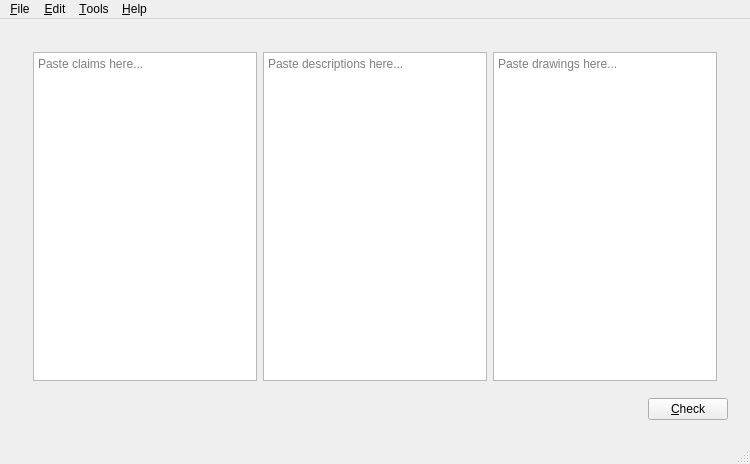
<?xml version="1.0" encoding="UTF-8"?>
<ui version="4.0">
 <class>MainWindow</class>
 <widget class="QMainWindow" name="MainWindow">
  <property name="geometry">
   <rect>
    <x>0</x>
    <y>0</y>
    <width>750</width>
    <height>464</height>
   </rect>
  </property>
  <property name="windowTitle">
   <string>PatentCheck</string>
  </property>
  <property name="windowIcon">
   <iconset resource="resources.qrc">
    <normaloff>:/pic/resources/appIcon.png</normaloff>:/pic/resources/appIcon.png</iconset>
  </property>
  <widget class="QWidget" name="centralWidget">
   <layout class="QVBoxLayout" name="verticalLayout_3">
    <item>
     <widget class="QStackedWidget" name="stackedWidget">
      <property name="currentIndex">
       <number>0</number>
      </property>
      <widget class="QWidget" name="Page1">
       <layout class="QVBoxLayout" name="verticalLayout_4">
        <item>
         <widget class="QWidget" name="widget" native="true">
          <layout class="QHBoxLayout" name="horizontalLayout_5">
           <item>
            <widget class="QTextEdit" name="claimsTextEdit">
             <property name="placeholderText">
              <string>Paste claims here...</string>
             </property>
            </widget>
           </item>
           <item>
            <widget class="QTextEdit" name="descriptionTextEdit">
             <property name="placeholderText">
              <string>Paste descriptions here...</string>
             </property>
            </widget>
           </item>
           <item>
            <widget class="QTextEdit" name="drawingsTextEdit">
             <property name="placeholderText">
              <string>Paste drawings here...</string>
             </property>
            </widget>
           </item>
          </layout>
         </widget>
        </item>
        <item>
         <layout class="QHBoxLayout" name="horizontalLayout_2">
          <item>
           <spacer name="horizontalSpacer">
            <property name="orientation">
             <enum>Qt::Horizontal</enum>
            </property>
            <property name="sizeHint" stdset="0">
             <size>
              <width>40</width>
              <height>20</height>
             </size>
            </property>
           </spacer>
          </item>
          <item>
           <widget class="QPushButton" name="pushButton">
            <property name="text">
             <string>&amp;Check</string>
            </property>
           </widget>
          </item>
         </layout>
        </item>
       </layout>
      </widget>
      <widget class="QWidget" name="page">
       <layout class="QVBoxLayout" name="verticalLayout_6">
        <item>
         <widget class="QTabWidget" name="tabWidget">
          <property name="currentIndex">
           <number>1</number>
          </property>
          <widget class="QWidget" name="tab">
           <attribute name="title">
            <string>Claims Highlight Words</string>
           </attribute>
           <layout class="QVBoxLayout" name="verticalLayout_5">
            <item>
             <layout class="QVBoxLayout" name="verticalLayout_2">
              <item>
               <layout class="QHBoxLayout" name="horizontalLayout_3">
                <item>
                 <widget class="QLineEdit" name="lineEdit"/>
                </item>
                <item>
                 <widget class="QPushButton" name="pushButton_2">
                  <property name="text">
                   <string>&amp;Add</string>
                  </property>
                 </widget>
                </item>
                <item>
                 <widget class="QPushButton" name="pushButton_3">
                  <property name="text">
                   <string>&amp;Delete</string>
                  </property>
                 </widget>
                </item>
               </layout>
              </item>
              <item>
               <widget class="QListWidget" name="listWidget"/>
              </item>
             </layout>
            </item>
           </layout>
          </widget>
          <widget class="QWidget" name="tab_2">
           <attribute name="title">
            <string>Description Highlight Text</string>
           </attribute>
           <layout class="QVBoxLayout" name="verticalLayout">
            <item>
             <layout class="QHBoxLayout" name="horizontalLayout_4">
              <item>
               <widget class="QLineEdit" name="lineEdit_2"/>
              </item>
              <item>
               <widget class="QPushButton" name="pushButton_4">
                <property name="text">
                 <string>Add</string>
                </property>
               </widget>
              </item>
              <item>
               <widget class="QPushButton" name="pushButton_5">
                <property name="text">
                 <string>Delete</string>
                </property>
               </widget>
              </item>
             </layout>
            </item>
            <item>
             <widget class="QTableWidget" name="tableWidget"/>
            </item>
           </layout>
          </widget>
         </widget>
        </item>
       </layout>
      </widget>
     </widget>
    </item>
   </layout>
  </widget>
  <widget class="QMenuBar" name="menuBar">
   <property name="geometry">
    <rect>
     <x>0</x>
     <y>0</y>
     <width>750</width>
     <height>21</height>
    </rect>
   </property>
   <widget class="QMenu" name="menu_File">
    <property name="title">
     <string>&amp;File</string>
    </property>
    <addaction name="action_Exit"/>
   </widget>
   <widget class="QMenu" name="menu_Edit">
    <property name="title">
     <string>&amp;Edit</string>
    </property>
    <addaction name="action_Cut"/>
    <addaction name="action_Paste"/>
    <addaction name="separator"/>
    <addaction name="actionUndo"/>
    <addaction name="actionRedo"/>
   </widget>
   <widget class="QMenu" name="menu_Tools">
    <property name="title">
     <string>&amp;Tools</string>
    </property>
    <addaction name="actionSettings_2"/>
   </widget>
   <widget class="QMenu" name="menu_Help">
    <property name="title">
     <string>&amp;Help</string>
    </property>
    <addaction name="action_Help"/>
    <addaction name="action_About"/>
   </widget>
   <addaction name="menu_File"/>
   <addaction name="menu_Edit"/>
   <addaction name="menu_Tools"/>
   <addaction name="menu_Help"/>
  </widget>
  <widget class="QStatusBar" name="statusBar"/>
  <action name="action_Exit">
   <property name="text">
    <string>&amp;Exit</string>
   </property>
  </action>
  <action name="action_Paste">
   <property name="text">
    <string>&amp;Paste</string>
   </property>
  </action>
  <action name="action_Cut">
   <property name="text">
    <string>&amp;Cut</string>
   </property>
  </action>
  <action name="actionUndo">
   <property name="text">
    <string>Undo</string>
   </property>
  </action>
  <action name="actionRedo">
   <property name="text">
    <string>Redo</string>
   </property>
  </action>
  <action name="actionSettings_2">
   <property name="text">
    <string>Settings</string>
   </property>
  </action>
  <action name="action_Help">
   <property name="text">
    <string>&amp;Help</string>
   </property>
  </action>
  <action name="action_About">
   <property name="text">
    <string>&amp;About</string>
   </property>
  </action>
 </widget>
 <layoutdefault spacing="6" margin="11"/>
 <resources>
  <include location="resources.qrc"/>
 </resources>
 <connections/>
</ui>
